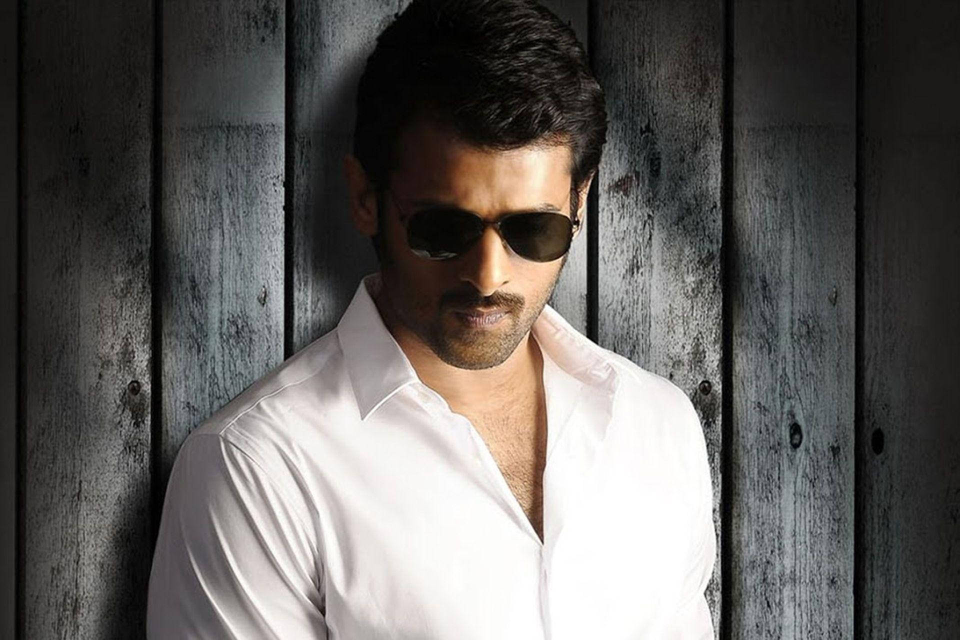
#> input picture scratch/temp_prabhas_exact.jpg, 1920 x 1280 px (shown at 1/2 size)
$ python -i download_specific.py   (imports and definitions only)
#> lines starting #> are read from the running program, lines starting #| are printed output that depends on the picture
import urllib.request
import ssl
from PIL import Image, ImageFilter, ImageEnhance

ssl._create_default_https_context = ssl._create_unverified_context

headers = {
    'User-Agent': 'Mozilla/5.0 (Windows NT 10.0; Win64; x64) AppleWebKit/537.36 (KHTML, like Gecko) Chrome/91.0.4472.124 Safari/537.36'
}

def apply_digital_paint_filter(source_path, target_path):
#> called with source_path = 'temp_prabhas_exact.jpg', target_path = 'out.png'
    try:
        img = Image.open(source_path)
#> img is the input picture: PIL image 1920x1280 RGB; mean R, G, B 98.2, 95.4, 92.9

        # Center crop to square
        width, height = img.size
#> width = 1920; height = 1280
        min_dim = min(width, height)
#> min_dim = 1280
        left = (width - min_dim) / 2
#> left = 320
        top = (height - min_dim) / 2
#> top = 0
        img = img.crop((left, top, left + min_dim, top + min_dim))
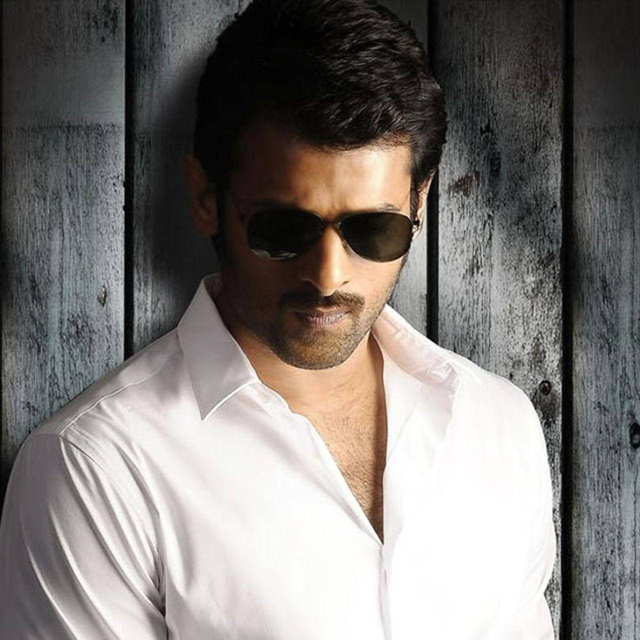
#> img: PIL image 1280x1280 RGB (shown at 1/2 size); mean R, G, B 125, 120.7, 117.5
        img = img.resize((512, 512), Image.Resampling.LANCZOS)
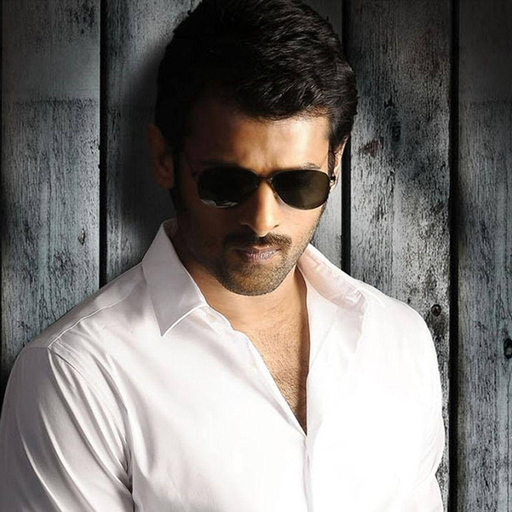
#> img: PIL image 512x512 RGB; mean R, G, B 125, 120.7, 117.5

        if img.mode == 'RGBA':
            img = img.convert('RGB')

        # Smooth skin heavily for digital art look
        smooth = img
        for _ in range(5):
            smooth = smooth.filter(ImageFilter.SMOOTH_MORE)
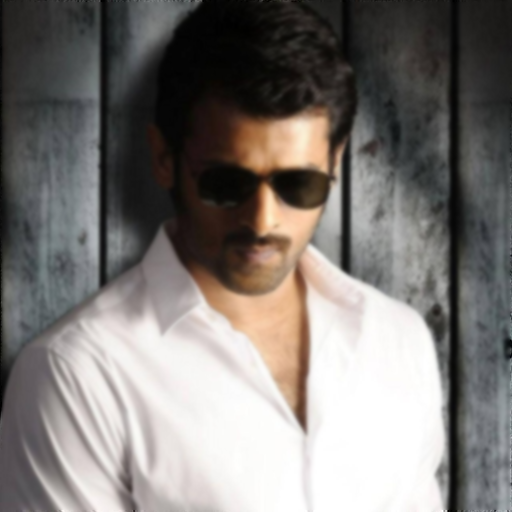
#> smooth: PIL image 512x512 RGB; mean R, G, B 125, 120.7, 117.5

        smooth = ImageEnhance.Color(smooth).enhance(1.4)
        smooth = ImageEnhance.Contrast(smooth).enhance(1.1)
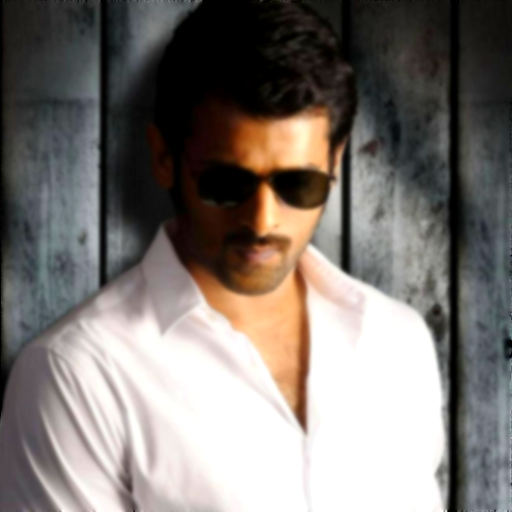
#> smooth: PIL image 512x512 RGB; mean R, G, B 124.6, 118.5, 113.9
        smooth = ImageEnhance.Sharpness(smooth).enhance(1.2)

        # Blend back 30% original photo
        final_img = Image.blend(smooth, img, 0.3)

        final_img.save(target_path, "PNG")
        print(f"Digital painting filter applied successfully: {target_path}")
        return True
    except Exception as e:
        print(f"Error applying filter: {e}")
        return False

def test():
    url = "https://wallpapers.com/images/hd/prabhas-hd-in-white-button-up-shirt-nh5k3prxjl6g5dr7.jpg"
    print(f"Downloading from: {url}...")
    try:
        req = urllib.request.Request(url, headers=headers)
        with urllib.request.urlopen(req, timeout=15) as response:
            content = response.read()
            with open("scratch/temp_prabhas_exact.jpg", "wb") as f:
                f.write(content)
        print("Success! Downloaded.")
        apply_digital_paint_filter("scratch/temp_prabhas_exact.jpg", "scratch/test_exact_prabhas.png")
    except Exception as e:
        print(f"Error: {e}")

# [2 lines not run here, left out]

>>> result = apply_digital_paint_filter('temp_prabhas_exact.jpg', 'out.png')

$ run again, on scratch/temp_prabhas_bing_clean.jpg
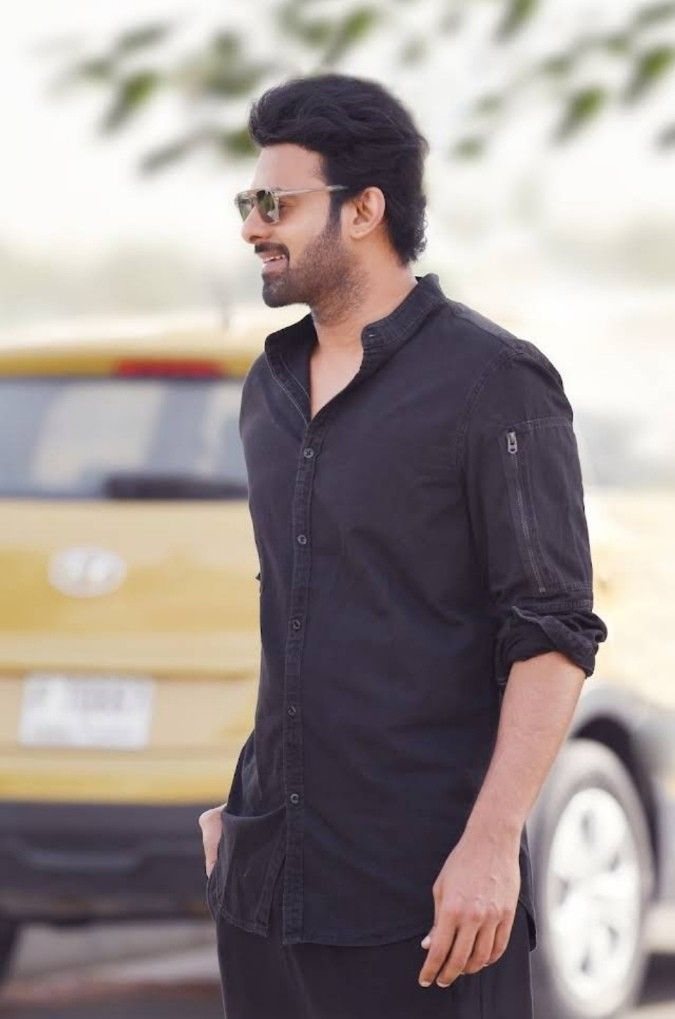
#> input picture scratch/temp_prabhas_bing_clean.jpg, 675 x 1019 px
#> in apply_digital_paint_filter, img is the input picture: PIL image 675x1019 RGB; mean R, G, B 155.5, 145.5, 143.6
#> in apply_digital_paint_filter, `img = img.crop((left, top, left + min_dim, top + min_dim))`:
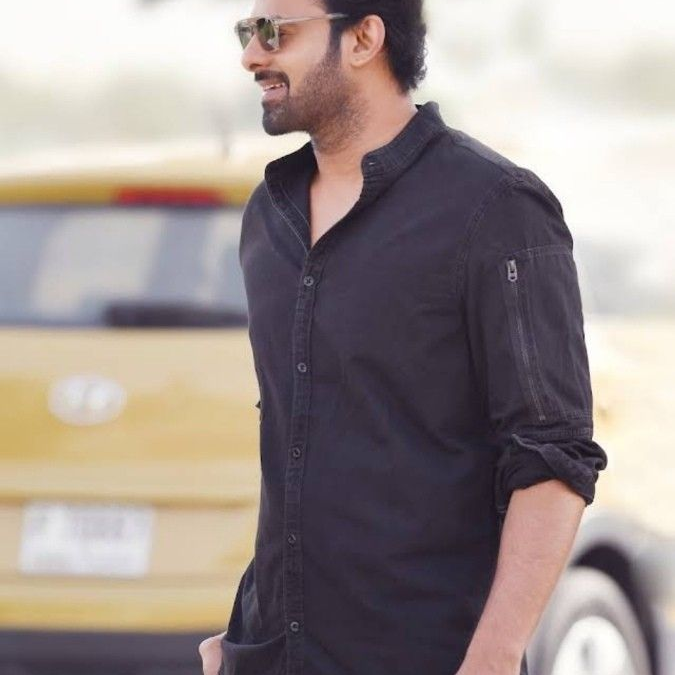
#> img: PIL image 675x675 RGB; mean R, G, B 156.1, 144.6, 141.6
#> in apply_digital_paint_filter, `smooth = ImageEnhance.Color(smooth).enhance(1.4)`:
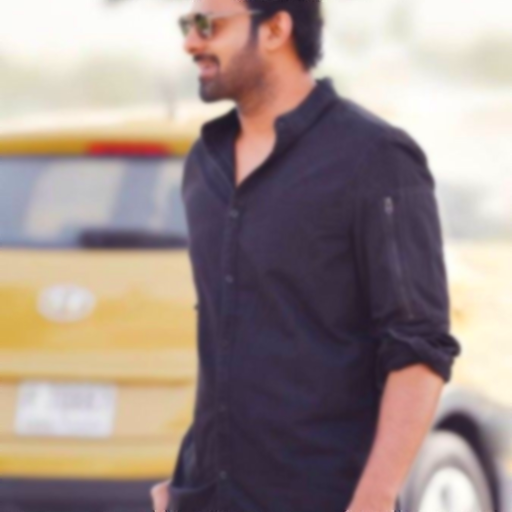
#> smooth: PIL image 512x512 RGB; mean R, G, B 159, 143.1, 138.8

$ run again, on scratch/test_cartoon_prabhas.png
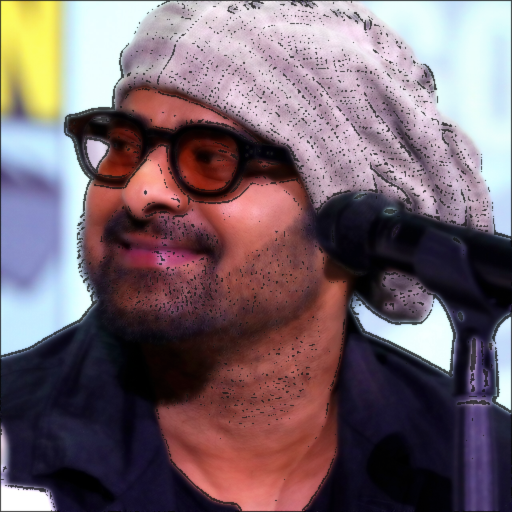
#> input picture scratch/test_cartoon_prabhas.png, 512 x 512 px
#> in apply_digital_paint_filter, img is the input picture: PIL image 512x512 RGB; mean R, G, B 118.5, 100.2, 107.4
#> the loop in apply_digital_paint_filter, `for _ in range(5):` made 5 passes
#> pass 2, in apply_digital_paint_filter, `smooth = smooth.filter(ImageFilter.SMOOTH_MORE)`:
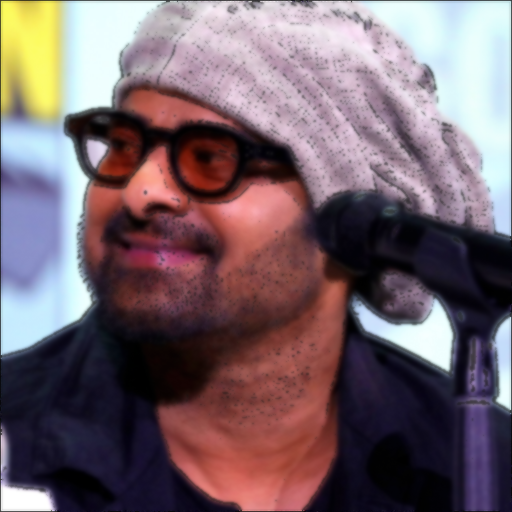
#> smooth: PIL image 512x512 RGB; mean R, G, B 118.4, 100.1, 107.3
#> in apply_digital_paint_filter, `smooth = ImageEnhance.Color(smooth).enhance(1.4)`:
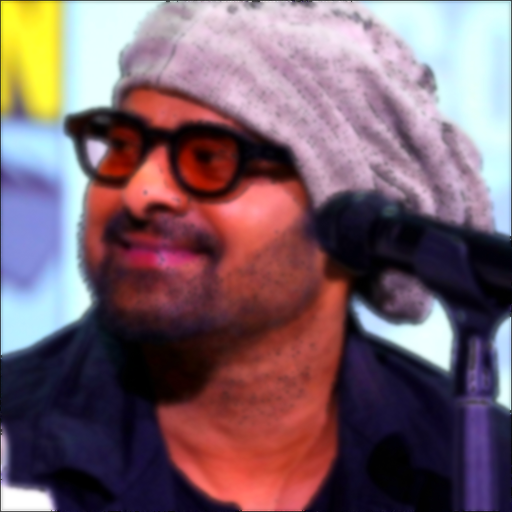
#> smooth: PIL image 512x512 RGB; mean R, G, B 122.7, 97, 106.8
